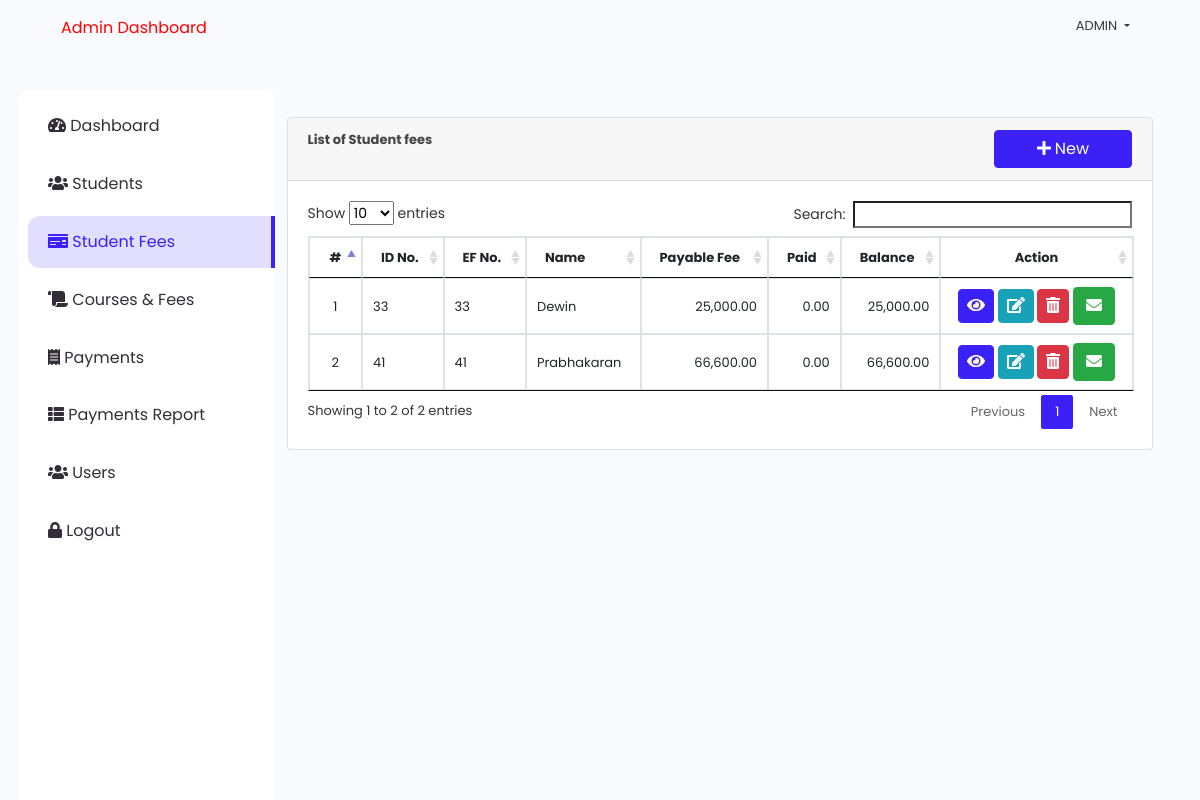
/index.php?page=fees (signed in), run on the app's committed database.
### tables this page shows
CREATE TABLE `student_ef_list` (
  `id` int(30) NOT NULL,
  `student_id` int(30) NOT NULL,
  `ef_no` varchar(200) NOT NULL,
  `course_id` int(30) NOT NULL,
  `total_fee` float NOT NULL,
  `date_created` datetime NOT NULL DEFAULT current_timestamp()
);

CREATE TABLE `student` (
  `id` int(30) NOT NULL,
  `id_no` varchar(100) NOT NULL,
  `name` text NOT NULL,
  `contact` varchar(100) NOT NULL,
  `address` text NOT NULL,
  `email` varchar(200) NOT NULL,
  `date_created` datetime NOT NULL DEFAULT current_timestamp(),
  `course_id` int(11) NOT NULL
);

### fees.php (the view, shortened to what this page needs)
<?php include('db_connect.php');?>
<div class="container-fluid">
	<div class="col-lg-12">
		<div class="row">
			<div class="col-md-12">
				<div class="card">
					<div class="card-header">
						<b>List of Student fees </b>
						<span class="float:right"><a class="btn btn-primary col-sm-6 col-md-2 float-right" href="javascript:void(0)" id="new_fees">
					<i class="fa fa-plus"></i> New
				</a></span>
					</div>
					<div class="card-body">
						<table class="table table-condensed table-bordered table-hover">
							<thead>
								<tr>
									<th class="text-center">#</th>
									<th class="">ID No.</th>
									<th class="">EF No.</th>
									<th class="">Name</th>
									<th class="">Payable Fee</th>
									<th class="">Paid</th>
									<th class="">Balance</th>
									<th class="text-center">Action</th>
								</tr>
							</thead>
							<tbody>
								<?php
								$i = 1;
								$fees = $conn->query("SELECT ef.*,s.name as sname,s.id_no FROM student_ef_list ef inner join student s on s.id = ef.student_id order by s.name asc ");
								while($row=$fees->fetch_assoc()):
									$paid = $conn->query("SELECT sum(amount) as paid FROM payments where ef_id=".$row['id']);
									$paid = $paid->num_rows > 0 ? $paid->fetch_array()['paid']:'';
									$balance = $row['total_fee'] - $paid;
								?>
								<tr>
									<td class="text-center"><?php echo $i++ ?></td>
									<td>
										<p> <?php echo $row['id_no'] ?></p>
									</td>
									<td>
										<p> <?php echo $row['ef_no'] ?></p>
									</td>
									<td>
										<p> <?php echo ucwords($row['sname']) ?></p>
									</td>
									<td class="text-right">
										<p><?php echo number_format($row['total_fee'],2) ?></p>
									</td>
									<td class="text-right">
										<p><?php echo number_format($paid,2) ?></p>
									<td class="text-right">
										<p><?php echo number_format($balance,2) ?></p>
									</td>
									<?php
										$data = array(
											'student_id' => $row['id_no'],
											'course_id' => $row['course_id']
										);
										$data_json = json_encode($data);
									?>
									<td class="text-center">
										<button class="btn btn-primary view_payment" type="button" data-id="<?php echo $row['id'] ?>"><i class="fa fa-eye"></i></button>
										<button class="btn btn-info edit_fees" type="button" data-id="<?php echo $row['id'] ?>" ><i class="fa fa-edit"></i></button>
										<button class="btn btn-danger delete_fees" type="button" data-id="<?php echo $row['id'] ?>"><i class="fa fa-trash-alt"></i></button>
										<button class="btn btn-success mail_fees" type="button"  data-id="<?php echo htmlspecialchars($data_json); ?>"> <i class="fa fa-envelope"></i></button>
									</td>
								</tr>
								<?php endwhile; ?>
							</tbody>
						</table>
					</div>
				</div>
			</div>
		</div>
	</div>
</div>

### assets/css/style.css (style rules this page uses)
body { font-family: "Poppins", sans-serif; color: #444444; width: 100%; height: calc(100%); font-size: .813rem; background-color: #f9fafe; }
a { color: #1977cc; }
.btn-primary { color: #fff; background-color: #3c21f7; border-color: #3c21f7; }
.btn.edit_course, .btn.delete_course, .btn.view_payment, .btn.edit_fees, .btn.delete_fees, .btn.edit_student, .btn.delete_student, .btn.edit_payment, .btn.delete_payment { padding: 4px 8px; }

### fees.php (style rules this page uses)
td { vertical-align: middle !important; }
td p { margin: unset }

### data on the page
student_ef_list: student.id_no "33", ef_no "33", student.name "Dewin", total_fee "25,000.00", paid "0.00"
student_ef_list: student.id_no "41", ef_no "41", student.name "Prabhakaran", total_fee "66,600.00", paid "0.00"

### other printed values
$_SESSION['login_name'] "ADMIN"
